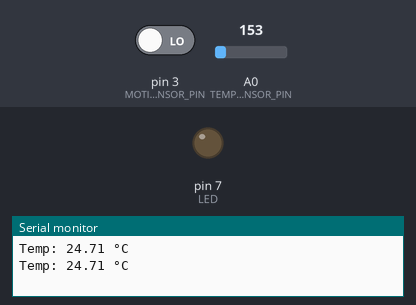
Bench run of a sketch on a simulated Arduino Uno, built with avr-gcc and run on an emulated ATmega328P. On the bench: output pins drawn as LEDs (lit = HIGH), the last lines printed to the serial monitor. The inputs (shaded band) are chosen by the test bench; at power-on: pin 3 (MOTION_SENSOR_PIN) LOW, A0 (TEMP_SENSOR_PIN) = 153.

Above: at 2.8 s.
2.9 s: pin 3 (MOTION_SENSOR_PIN) driven HIGH
At 3.8 s:
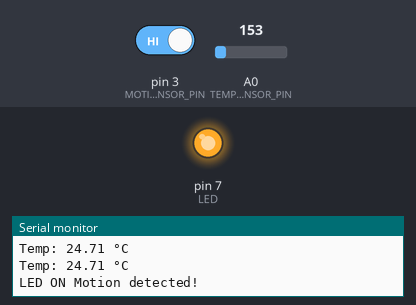
5.6 s: A0 (TEMP_SENSOR_PIN) set to 160
9.5 s: pin 3 (MOTION_SENSOR_PIN) driven LOW
At 10.1 s:
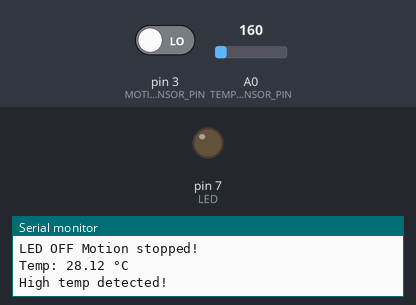
Timing chart, 0 to 12.5 s (numbered marks = the images above; inputs shaded):
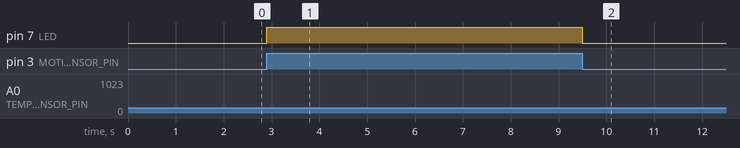

Measured:
- after the input at 2.9 s, pin 7 (LED): LOW → HIGH at once
- after the input at 9.5 s, pin 7 (LED): HIGH → LOW at once

The sketch:

M1_T3C_315.ino
```cpp
const int MOTION_SENSOR_PIN = 3;  // Motion sensor output pin
const int LED = 7;                 // LED pin
const int TEMP_SENSOR_PIN = A0;    // Temperature sensor pin

void setup() {
  Serial.begin(9600);  // Initialize serial communication

  pinMode(MOTION_SENSOR_PIN, INPUT);  // Set motion sensor pin to input
  pinMode(LED, OUTPUT);               // Set LED pin to output

  attachInterrupt(digitalPinToInterrupt(MOTION_SENSOR_PIN), motionDetected, CHANGE);  // Attach motion sensor interrupt
}

void loop() {
  float temperature = readTemperature();  // Read temperature from sensor

  Serial.print("Temp: ");  // Display temperature
  Serial.print(temperature);
  Serial.println(" °C");

  if (temperature > 25.0) {  // Check for high temperature
    Serial.println("High temp detected!");
  }

  delay(2000);  // Delay for displaying temperature readings
}

void motionDetected() {
  if (digitalRead(MOTION_SENSOR_PIN) == HIGH) {
    Serial.println("LED ON Motion detected!");  // Turn on LED
    digitalWrite(LED, HIGH);
  } else {
    Serial.println("LED OFF Motion stopped!");  // Turn off LED
    digitalWrite(LED, LOW);
  }

  delay(500);  // Add delay for interrupt debounce
}

float readTemperature() {
  int sensorValue = analogRead(TEMP_SENSOR_PIN);  // Read analog value from temperature sensor
  float voltage = (sensorValue / 1024.0) * 5.0;  // Convert analog value to voltage
  float temperature = (voltage - 0.5) * 100.0;  // Convert voltage to temperature in degrees Celsius
  return temperature;
}
```
